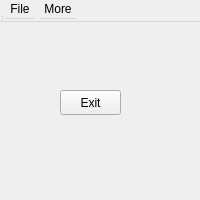
<?xml version="1.0" encoding="UTF-8"?>
<ui version="4.0">
 <class>Dialog_1_Window</class>
 <widget class="QWidget" name="Dialog_1_Window">
  <property name="geometry">
   <rect>
    <x>0</x>
    <y>0</y>
    <width>200</width>
    <height>200</height>
   </rect>
  </property>
  <property name="windowTitle">
   <string>Dialog 1</string>
  </property>
  <widget class="QWidget" name="dialog_1_widget" native="true">
   <property name="geometry">
    <rect>
     <x>0</x>
     <y>0</y>
     <width>293</width>
     <height>345</height>
    </rect>
   </property>
   <widget class="QPushButton" name="exit_dialog_1_pushButton">
    <property name="geometry">
     <rect>
      <x>60</x>
      <y>90</y>
      <width>61</width>
      <height>25</height>
     </rect>
    </property>
    <property name="text">
     <string>Exit</string>
    </property>
   </widget>
   <widget class="QLineEdit" name="lineEdit">
    <property name="geometry">
     <rect>
      <x>170</x>
      <y>200</y>
      <width>113</width>
      <height>25</height>
     </rect>
    </property>
   </widget>
   <widget class="QLabel" name="label">
    <property name="geometry">
     <rect>
      <x>46</x>
      <y>200</y>
      <width>111</width>
      <height>20</height>
     </rect>
    </property>
    <property name="text">
     <string>Pop Up 1 Count</string>
    </property>
   </widget>
   <widget class="QLabel" name="label_2">
    <property name="geometry">
     <rect>
      <x>46</x>
      <y>250</y>
      <width>111</width>
      <height>20</height>
     </rect>
    </property>
    <property name="text">
     <string>Pop Up 2 Count</string>
    </property>
   </widget>
   <widget class="QLineEdit" name="lineEdit_2">
    <property name="geometry">
     <rect>
      <x>170</x>
      <y>250</y>
      <width>113</width>
      <height>25</height>
     </rect>
    </property>
   </widget>
   <widget class="QLineEdit" name="lineEdit_3">
    <property name="geometry">
     <rect>
      <x>170</x>
      <y>300</y>
      <width>113</width>
      <height>25</height>
     </rect>
    </property>
   </widget>
  </widget>
  <widget class="QMenuBar" name="menubar">
   <property name="geometry">
    <rect>
     <x>0</x>
     <y>0</y>
     <width>469</width>
     <height>22</height>
    </rect>
   </property>
   <widget class="QMenu" name="menuFile">
    <property name="title">
     <string>File</string>
    </property>
    <addaction name="actionPop_Up_1"/>
    <addaction name="actionExit"/>
   </widget>
   <widget class="QMenu" name="menuMore">
    <property name="title">
     <string>More</string>
    </property>
    <addaction name="actionPop_Up_2"/>
   </widget>
   <addaction name="menuFile"/>
   <addaction name="menuMore"/>
  </widget>
  <widget class="QStatusBar" name="statusbar">
   <property name="geometry">
    <rect>
     <x>0</x>
     <y>0</y>
     <width>3</width>
     <height>22</height>
    </rect>
   </property>
  </widget>
  <action name="actionPop_Up_1">
   <property name="text">
    <string>Pop Up 1 ...</string>
   </property>
  </action>
  <action name="actionPop_Up_2">
   <property name="text">
    <string>Pop Up 2 ...</string>
   </property>
  </action>
  <action name="actionExit">
   <property name="text">
    <string>Exit</string>
   </property>
  </action>
 </widget>
 <resources/>
 <connections/>
</ui>
